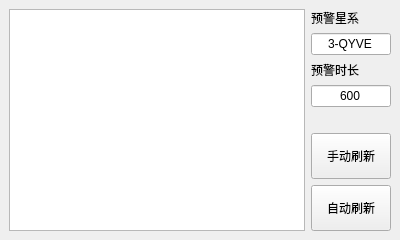
<?xml version="1.0" encoding="UTF-8"?>
<ui version="4.0">
 <class>MainWindow</class>
 <widget class="QMainWindow" name="MainWindow">
  <property name="geometry">
   <rect>
    <x>0</x>
    <y>0</y>
    <width>400</width>
    <height>240</height>
   </rect>
  </property>
  <property name="windowTitle">
   <string>EPT预警监控</string>
  </property>
  <widget class="QWidget" name="centralwidget">
   <layout class="QHBoxLayout" name="horizontalLayout" stretch="4,1">
    <item>
     <widget class="QTableWidget" name="table_Alarm">
      <property name="selectionMode">
       <enum>QAbstractItemView::SingleSelection</enum>
      </property>
      <property name="selectionBehavior">
       <enum>QAbstractItemView::SelectRows</enum>
      </property>
     </widget>
    </item>
    <item>
     <layout class="QVBoxLayout" name="verticalLayout" stretch="0,1,0,0,0,1,0">
      <item>
       <widget class="QLabel" name="label">
        <property name="text">
         <string>预警星系</string>
        </property>
       </widget>
      </item>
      <item>
       <widget class="QLineEdit" name="txt_BaseSystem">
        <property name="text">
         <string>3-QYVE</string>
        </property>
        <property name="alignment">
         <set>Qt::AlignCenter</set>
        </property>
       </widget>
      </item>
      <item>
       <widget class="QLabel" name="label_2">
        <property name="text">
         <string>预警时长</string>
        </property>
       </widget>
      </item>
      <item>
       <widget class="QLineEdit" name="txt_Passtime">
        <property name="text">
         <string>600</string>
        </property>
        <property name="alignment">
         <set>Qt::AlignCenter</set>
        </property>
       </widget>
      </item>
      <item>
       <spacer name="verticalSpacer">
        <property name="orientation">
         <enum>Qt::Vertical</enum>
        </property>
        <property name="sizeHint" stdset="0">
         <size>
          <width>20</width>
          <height>40</height>
         </size>
        </property>
       </spacer>
      </item>
      <item>
       <widget class="QPushButton" name="btn_Start">
        <property name="minimumSize">
         <size>
          <width>0</width>
          <height>46</height>
         </size>
        </property>
        <property name="text">
         <string>手动刷新</string>
        </property>
       </widget>
      </item>
      <item>
       <widget class="QPushButton" name="btn_Auto">
        <property name="minimumSize">
         <size>
          <width>0</width>
          <height>46</height>
         </size>
        </property>
        <property name="text">
         <string>自动刷新</string>
        </property>
       </widget>
      </item>
     </layout>
    </item>
   </layout>
  </widget>
  <widget class="QMenuBar" name="menubar">
   <property name="geometry">
    <rect>
     <x>0</x>
     <y>0</y>
     <width>400</width>
     <height>23</height>
    </rect>
   </property>
  </widget>
 </widget>
 <resources/>
 <connections/>
</ui>
